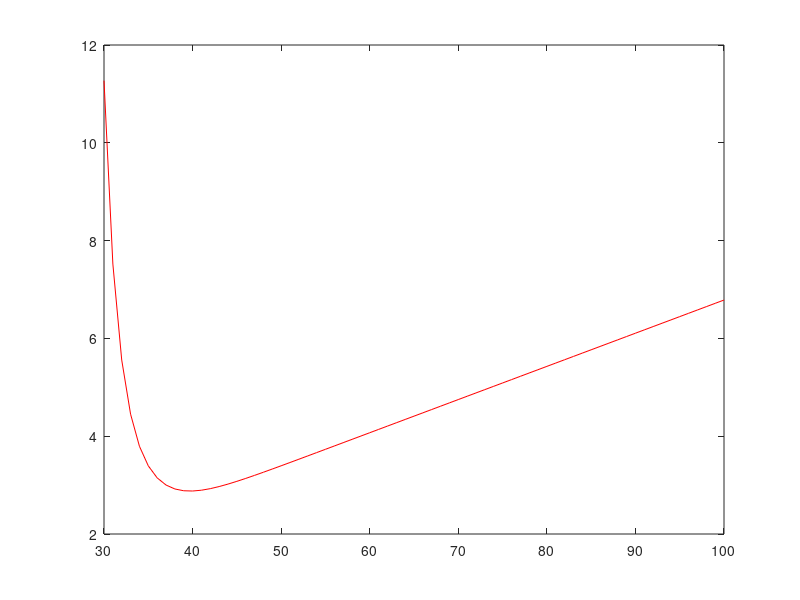

MATLAB code to generate this figure: (Note: this script raises an error after producing the figure.)
%
%   Calculation the time overheads that spend within the whole transmit
%   process in a Linear Wireless Sensor Network (LSN)
%

% operation zone data
Z = 64e3;                         %   the full operation distance, m
k = 30 : 1 : 100;                 %   sensor node quantity

% comunication parameters
f_b = 433e6;                      %   carier frequency, Hz
V_em = 3e8;                       %   speed of light in vacuum, m/s
P_tr = 100e-3;                    %   transmitter power, W
SNR = -121;                       %   declared sensitivity, dBm
Strn = 200;                       %   noise srength coefficient
R_uart = 115200;                  %   RS-485 interface bit rate (symbol speed), kbit/s
R_rfm   = 9.6e3;                  %   radio-frequency module bit rate (symbol speed), kbit/s
G_rc = 1.0;                       %   the gain of the receiving antenna
G_tr = 1.0;                       %   the gain of the transmitting antenna
ef = 5;

% message values
V_pra  = 4 .* 8;                 %   preamble size
V_sync = 4 .* 8;                 %   synchronization word size
V_len  = 1 .* 8;                 %   data packet length
V_data = 25 .* 8;                %   data packet size
V_crc  = 4 .* 8;                 %   CRC size
V_ack  = 2 .* 8;                 %   acknowledgement size

V_tx = V_pra + V_sync + V_len + V_data + V_crc;
V_rx = 0.6 .* V_pra + V_sync + V_len + V_data + V_crc;

% MCU parameters
f_clk = 48e6;
T_clk = 1 ./ f_clk;

N_rx_sys = 15913;
N_tx_sys = 16737;

% recieve radio communication time expenses
T_intr = 0.33e-6;                %   interrupt time
T_mcu_rx = T_clk .* N_rx_sys;    %   MCU processing time
T_rf_rx = V_rx ./ R_rfm;
T_rx = T_intr + T_rf_rx + T_mcu_rx;

% transmit radio communication time expenses
T_mcu_tx = T_clk .* N_tx_sys;    %   MCU processing time
T_rf_tx = V_tx ./ R_rfm;
T_tx = T_rf_tx + T_mcu_tx;

% UART communication time expenses
T_uart_tx = V_tx ./ R_uart;
T_uart_rx = V_rx ./ R_uart;
T_uart = T_uart_rx + T_uart_tx;

% transmit radio communication time expenses
T_rf_tx = V_tx ./ R_rfm;

% the resultative time expenses
T_rep = T_rx + T_tx + T_uart;

l_ij = Z ./ (k + 1);
P_rc = (P_tr .* G_tr .* G_rc .* V_em.^2) ./ (4 .* pi .* l_ij .* f_b).^2;

P_rx_max = P_tr .* 10.^(SNR ./ 10);
P_n = Strn .* P_rx_max;

h2 = P_rc ./ P_n;
p_ber_ij = 0.5 .* exp(-h2);

T_rep = k .* T_rep .* (1 ./ ((1 - p_ber_ij).^(V_tx)));

p = plot(k, T_rep, 'r');
p(1).LineWidth = 2;
hold on;
grid on;

%syms T_ij k T_rep p_ber_ij V_tx V_rx;
%T_f = k .* T_rep .* (1 ./ (((1 - p_ber_ij).^V_tx) .* ((1 - p_ber_ij).^V_rx)));
%pretty(T_f);
